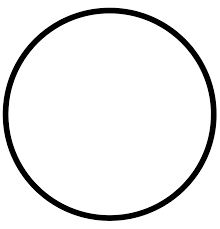
#> input picture circle.png, 220 x 229 px
$ python CircleDetectionInImage.py
#> lines starting #> are read from the running program, lines starting #| are printed output that depends on the picture
import cv2
import numpy as np

img = cv2.imread('circle.png',0)
#> img is the input picture: shape (229, 220); min 0, max 255, mean 236.3
img = cv2.medianBlur(img,5)
cimg = cv2.cvtColor(img,cv2.COLOR_GRAY2BGR)

circles = cv2.HoughCircles(img,cv2.HOUGH_GRADIENT,1,20,param1=50,param2=30,minRadius=0,maxRadius=0)
#> circles = [[109.5, 113.5, 100.7], [88.5, 114.5, 86.8], [123.5, 97.5, 85.2], [126.5, 129.5, 83.8], [89.5, 92.5, 78]]

circles = np.uint16(np.around(circles))
#> circles = [[110, 114, 101], [88, 114, 87], [124, 98, 85], [126, 130, 84], [90, 92, 78]]
for i in circles[0,:]:
    # draw the outer circle
    cv2.circle(cimg,(i[0],i[1]),i[2],(0,255,0),2)
    # draw the center of the circle
    cv2.circle(cimg,(i[0],i[1]),2,(0,0,255),3)
#> this loop made 5 passes
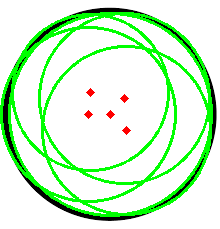
#> cimg: shape (229, 220, 3); mean B, G, R 206.9, 244.8, 207.9
cv2.namedWindow('detected circles', cv2.WINDOW_NORMAL)
cv2.imshow('detected circles',cimg)
cv2.waitKey(0)
cv2.destroyAllWindows()

$ run again, with cir.jpg saved as circle.png
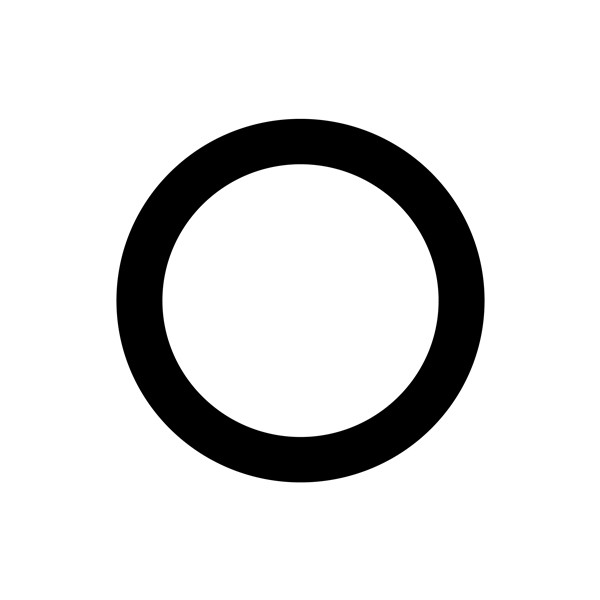
#> input picture cir.jpg, 600 x 600 px
#> img is the input picture: shape (600, 600); min 0, max 255, mean 222.4
#> `circles = cv2.HoughCircles(img,cv2.HOUGH_GRADIENT,1,20,param1=50,param..`: circles = [[299.5, 300.5, 137.5], [314.5, 318.5, 159.5], [316.5, 283.5, 159.8], [284.5, 317.5, 159.4], [279.5, 289.5, 160.4], [296.5, 277.5, 159.5], [328.5, 299.5, 155.8], [268.5, 272.5, 141.5], [335.5, 323.5, 141.2], [266.5, 329.5, 138.9], [297.5, 334.5, 147.5]]
#> `circles = np.uint16(np.around(circles))`: circles = [[300, 300, 138], [314, 318, 160], [316, 284, 160], [284, 318, 159], [280, 290, 160], [296, 278, 160], [328, 300, 156], [268, 272, 142], [336, 324, 141], [266, 330, 139], [298, 334, 148]]
#> the loop `for i in circles[0,:]:` made 11 passes
#> after the loop `for i in circles[0,:]:`:
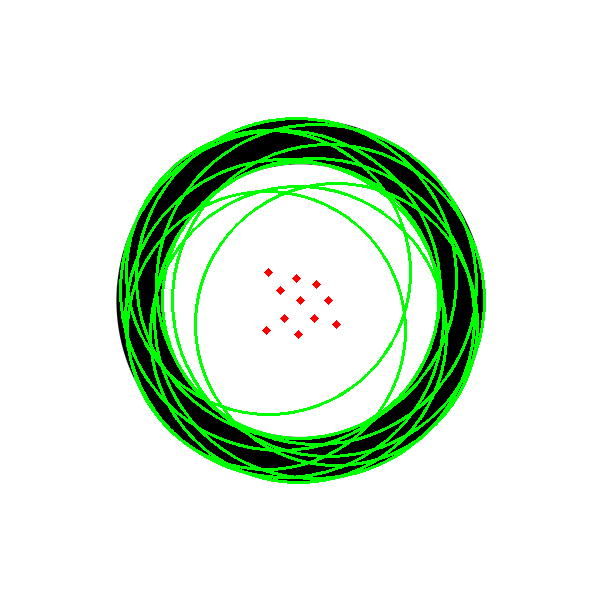
#> cimg: shape (600, 600, 3); mean B, G, R 217.2, 235.4, 217.5
